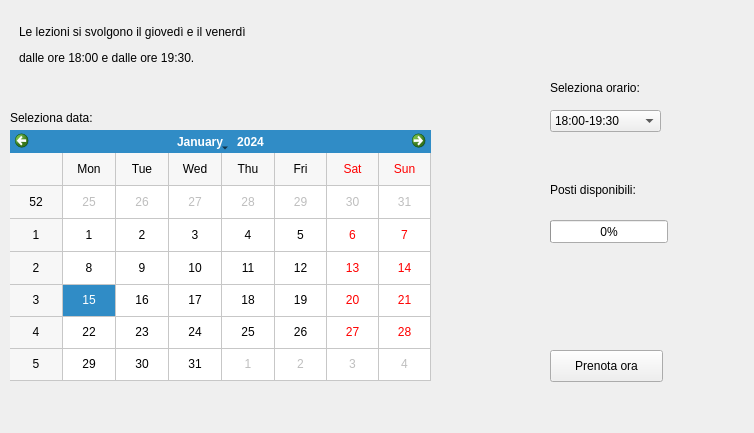
<?xml version="1.0" encoding="UTF-8"?>
<ui version="4.0">
 <class>Form</class>
 <widget class="QWidget" name="Form">
  <property name="geometry">
   <rect>
    <x>0</x>
    <y>0</y>
    <width>754</width>
    <height>433</height>
   </rect>
  </property>
  <property name="mouseTracking">
   <bool>false</bool>
  </property>
  <property name="windowTitle">
   <string>Form</string>
  </property>
  <widget class="QProgressBar" name="progressBar">
   <property name="geometry">
    <rect>
     <x>550</x>
     <y>220</y>
     <width>118</width>
     <height>23</height>
    </rect>
   </property>
   <property name="maximum">
    <number>20</number>
   </property>
   <property name="value">
    <number>0</number>
   </property>
  </widget>
  <widget class="QLabel" name="label">
   <property name="geometry">
    <rect>
     <x>19</x>
     <y>15</y>
     <width>291</width>
     <height>61</height>
    </rect>
   </property>
   <property name="text">
    <string>&lt;html&gt;&lt;head/&gt;&lt;body&gt;&lt;p&gt;Le lezioni si svolgono il giovedì e il venerdì&lt;/p&gt;&lt;p&gt;dalle ore 18:00 e dalle ore 19:30.&lt;/p&gt;&lt;/body&gt;&lt;/html&gt;</string>
   </property>
  </widget>
  <widget class="QLabel" name="label_2">
   <property name="geometry">
    <rect>
     <x>10</x>
     <y>110</y>
     <width>101</width>
     <height>16</height>
    </rect>
   </property>
   <property name="text">
    <string>Seleziona data:</string>
   </property>
  </widget>
  <widget class="QLabel" name="label_3">
   <property name="geometry">
    <rect>
     <x>550</x>
     <y>80</y>
     <width>111</width>
     <height>16</height>
    </rect>
   </property>
   <property name="text">
    <string>Seleziona orario:</string>
   </property>
  </widget>
  <widget class="QLabel" name="label_4">
   <property name="geometry">
    <rect>
     <x>550</x>
     <y>180</y>
     <width>111</width>
     <height>20</height>
    </rect>
   </property>
   <property name="text">
    <string>Posti disponibili:</string>
   </property>
  </widget>
  <widget class="QLabel" name="label_5">
   <property name="geometry">
    <rect>
     <x>390</x>
     <y>10</y>
     <width>81</width>
     <height>71</height>
    </rect>
   </property>
   <property name="text">
    <string/>
   </property>
   <property name="pixmap">
    <pixmap>IconaZumba.png</pixmap>
   </property>
   <property name="scaledContents">
    <bool>true</bool>
   </property>
  </widget>
  <widget class="QPushButton" name="pushButton">
   <property name="geometry">
    <rect>
     <x>550</x>
     <y>350</y>
     <width>113</width>
     <height>32</height>
    </rect>
   </property>
   <property name="text">
    <string>Prenota ora</string>
   </property>
  </widget>
  <widget class="QCalendarWidget" name="popupcalendar">
   <property name="geometry">
    <rect>
     <x>10</x>
     <y>130</y>
     <width>421</width>
     <height>251</height>
    </rect>
   </property>
   <property name="firstDayOfWeek">
    <enum>Qt::Monday</enum>
   </property>
   <property name="gridVisible">
    <bool>true</bool>
   </property>
  </widget>
  <widget class="QComboBox" name="comboBox">
   <property name="geometry">
    <rect>
     <x>550</x>
     <y>110</y>
     <width>111</width>
     <height>22</height>
    </rect>
   </property>
   <item>
    <property name="text">
     <string>18:00-19:30</string>
    </property>
   </item>
   <item>
    <property name="text">
     <string>19:30-21:00</string>
    </property>
   </item>
  </widget>
 </widget>
 <resources/>
 <connections/>
</ui>
